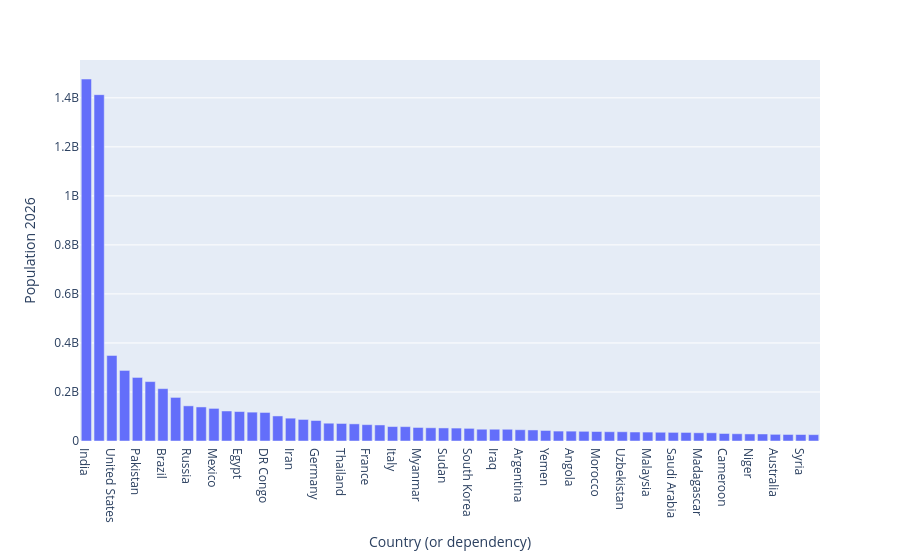

Notebook code cell kept with this figure:
### Code cell
df_population_filter = df_population[df_population['Population 2026'] > 25000000]
fig = px.bar(df_population_filter, x = 'Country (or dependency)', y = 'Population 2026')
fig.show()

### Figure 1 — Plotly figure (JSON) as saved in the notebook; plotly's stock layout.template omitted (floating-point values rounded to 4 significant figures)
{"data": [{"alignmentgroup": "True", "hovertemplate": "Country (or dependency)=%{x}<br>Population 2026=%{y}<extra></extra>", "legendgroup": "", "marker": {"color": "#636efa", "pattern": {"shape": ""}}, "name": "", "offsetgroup": "", "orientation": "v", "showlegend": false, "textposition": "auto", "type": "bar", "x": ["India", "China", "United States", "Indonesia", "Pakistan", "Nigeria", "Brazil", "Bangladesh", "Russia", "Ethiopia", "Mexico", "Japan", "Egypt", "Philippines", "DR Congo", "Vietnam", "Iran", "Turkey", "Germany", "Tanzania", "Thailand", "United Kingdom", "France", "South Africa", "Italy", "Kenya", "Myanmar", "Colombia", "Sudan", "Uganda", "South Korea", "Algeria", "Iraq", "Spain", "Argentina", "Afghanistan", "Yemen", "Canada", "Angola", "Ukraine", "Morocco", "Poland", "Uzbekistan", "Mozambique", "Malaysia", "Ghana", "Saudi Arabia", "Peru", "Madagascar", "CÃ´te d'Ivoire", "Cameroon", "Nepal", "Niger", "Venezuela", "Australia", "North Korea", "Syria", "Mali"], "xaxis": "x", "y": [1476625576, 1412914089, 349035494, 287886782, 259299791, 242431832, 213562666, 177818044, 143394458, 138902185, 132997658, 122427731, 120101175, 117724471, 116452162, 102177431, 93168497, 87926082, 83644258, 72563780, 71559614, 69931528, 66746401, 65453084, 58926166, 58636412, 55184819, 53936226, 53282719, 52761469, 51600388, 48028334, 48007437, 47850793, 46003734, 45047069, 42961653, 40467728, 40215179, 39535849, 38762441, 37843188, 37724223, 36639851, 36385115, 35697557, 35165787, 34922148, 33522052, 33494346, 30640817, 29629410, 28814878, 28633711, 27227096, 26633691, 26472497, 25932275], "yaxis": "y"}], "layout": {"autosize": true, "barmode": "relative", "legend": {"tracegroupgap": 0}, "margin": {"t": 60}, "xaxis": {"anchor": "y", "autorange": true, "domain": [0, 1], "range": [-0.5, 57.5], "title": {"text": "Country (or dependency)"}, "type": "category"}, "yaxis": {"anchor": "x", "autorange": true, "domain": [0, 1], "range": [0, 1554000000.0], "title": {"text": "Population 2026"}, "type": "linear"}}}
